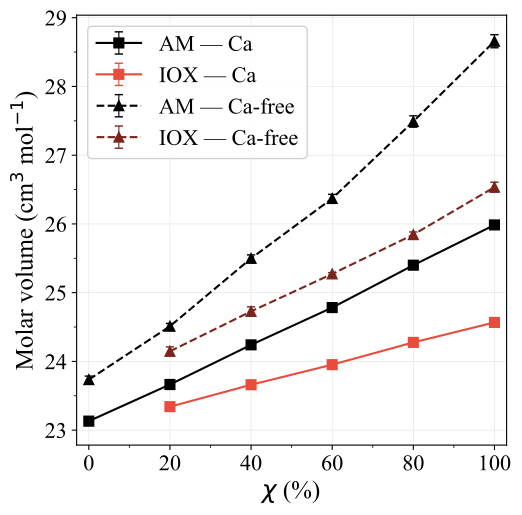

Recreate this plot in Python.
"""
fig_molar_volume_comparison.py
Molar volume vs x — As-melted y IEX1, comparación CaO vs Ca-free

Sistemas:
  CaO   : 75SiO2·(15-x)Na2O·xK2O·10CaO  — x = 0,1,3,6,9,12,15
  Ca-free: 75SiO2·(25-x)Na2O·xK2O        — x = 0,1,5,10,15,20,25

Convenciones de figura:
  AS-melted CaO   : negro, cuadrado, línea sólida
  AS-melted noCa  : negro, triángulo, línea discontinua
  IEX1 CaO        : rojo,  cuadrado, línea sólida
  IEX1 noCa       : rojo,  triángulo, línea discontinua
  box on, relación de aspecto 1:1, Times New Roman 14 pt
"""

import re
import numpy as np
import matplotlib.pyplot as plt
import matplotlib.ticker as ticker
from pathlib import Path

HERE    = Path(__file__).parent
BASE    = HERE.parent

# ── Rutas ─────────────────────────────────────────────────────────────────────

CAO_AM_LOGS   = BASE / "75SiO2_15-xNa2O_xK2O_10CaO" / "STAGE1_MELTQUENCH" / "logs"
CAO_AM_DATA   = BASE / "75SiO2_15-xNa2O_xK2O_10CaO" / "STAGE1_MELTQUENCH" / "data" / "asmelted_723K"
CAO_IEX1_LOGS = BASE / "75SiO2_15-xNa2O_xK2O_10CaO" / "STAGE3_IEX_PROTO1" / "logs"
CAO_IEX1_DATA = BASE / "75SiO2_15-xNa2O_xK2O_10CaO" / "STAGE3_IEX_PROTO1" / "data" / "iox1_723K"

NOCA_AM_LOGS   = BASE / "75SiO2_25-xNa2O_xK2O" / "STAGE1_MELTQUENCH" / "logs"
NOCA_AM_DATA   = BASE / "75SiO2_25-xNa2O_xK2O" / "STAGE1_MELTQUENCH" / "data" / "asmelted_723K"
NOCA_IEX1_LOGS = BASE / "75SiO2_25-xNa2O_xK2O" / "STAGE3_IEX_PROTO1" / "logs"
NOCA_IEX1_DATA = BASE / "75SiO2_25-xNa2O_xK2O" / "STAGE3_IEX_PROTO1" / "data" / "iox1_723K"

NA     = 6.02214076e23
N_MOLS = 5000

X_CAO_AM   = np.array([0, 3, 6, 9, 12, 15])
X_CAO_IEX1 = np.array([3, 6, 9, 12, 15])
X_NOCA_AM   = np.array([0, 5, 10, 15, 20, 25])
X_NOCA_IEX1 = np.array([5, 10, 15, 20, 25])

# Concentración relativa K2O/(Na2O+K2O): CaO total alkali=15, Ca-free=25
XREL_CAO_AM   = X_CAO_AM   / 15.0
XREL_CAO_IEX1 = X_CAO_IEX1 / 15.0
XREL_NOCA_AM   = X_NOCA_AM   / 25.0
XREL_NOCA_IEX1 = X_NOCA_IEX1 / 25.0


# ── Helpers ───────────────────────────────────────────────────────────────────

def data_timestep(data_path):
    with open(data_path, encoding='utf-8', errors='replace') as fh:
        first = fh.readline()
    m = re.search(r'timestep\s*=\s*(\d+)', first)
    if m is None:
        raise ValueError(f"No timestep en cabecera: {data_path}")
    return int(m.group(1))


def log_vol_avg(log_path, cutoff_step, tail=200):
    vols = []
    with open(log_path, encoding='utf-8', errors='replace') as fh:
        for line in fh:
            parts = line.split()
            if len(parts) < 7:
                continue
            try:
                step = int(parts[0])
                vol  = float(parts[6])
            except ValueError:
                continue
            if step <= cutoff_step:
                vols.append(vol)
    if not vols:
        raise RuntimeError(f"Sin datos thermo ≤ step {cutoff_step} en {log_path}")
    return float(np.mean(vols[-tail:]))


def vm_from_log(log_path, data_path, tail=200):
    cutoff = data_timestep(data_path)
    V_avg  = log_vol_avg(log_path, cutoff, tail=tail)
    return V_avg * NA * 1e-24 / N_MOLS


def load_series(x_vals, log_dir, data_dir, log_tmpl, data_tmpl, tail):
    reps = np.array([
        [vm_from_log(log_dir / log_tmpl.format(x=x, r=r),
                     data_dir / data_tmpl.format(x=x, r=r),
                     tail=tail)
         for r in (1, 2, 3)]
        for x in x_vals
    ])
    return reps.mean(axis=1), reps.std(axis=1, ddof=1)


# ── Cargar datos ──────────────────────────────────────────────────────────────

print("Cargando datos CaO — AM...")
Vm_cao_am_m, Vm_cao_am_s = load_series(
    X_CAO_AM, CAO_AM_LOGS, CAO_AM_DATA,
    "stage1_x{x}_r{r}_PMMCS_rc8p0.lammps",
    "AsMelted_723K_x{x}_r{r}_PMMCS_rc8p0.data",
    tail=3)

print("Cargando datos CaO — IEX1...")
Vm_cao_iex1_m, Vm_cao_iex1_s = load_series(
    X_CAO_IEX1, CAO_IEX1_LOGS, CAO_IEX1_DATA,
    "stage3_xt{x}_r{r}_PMMCS_rc8p0.lammps",
    "IOX1_723K_xt{x}_r{r}_PMMCS_rc8p0.data",
    tail=200)

print("Cargando datos Ca-free — AM...")
Vm_noca_am_m, Vm_noca_am_s = load_series(
    X_NOCA_AM, NOCA_AM_LOGS, NOCA_AM_DATA,
    "stage1_x{x}_r{r}_PMMCS_rc8p0.lammps",
    "AsMelted_723K_x{x}_r{r}_PMMCS_rc8p0.data",
    tail=3)

print("Cargando datos Ca-free — IEX1...")
Vm_noca_iex1_m, Vm_noca_iex1_s = load_series(
    X_NOCA_IEX1, NOCA_IEX1_LOGS, NOCA_IEX1_DATA,
    "stage3_xt{x}_r{r}_PMMCS_rc8p0.lammps",
    "IOX1_723K_xt{x}_r{r}_PMMCS_rc8p0.data",
    tail=200)

# ── Tabla resumen ─────────────────────────────────────────────────────────────

print(f"\n{'x':>3}  {'Vm_AM CaO':>14}  {'±':>7}  {'Vm_AM noCa':>14}  {'±':>7}")
for i, x in enumerate(X_CAO_AM):
    if x in X_NOCA_AM:
        j = list(X_NOCA_AM).index(x)
        print(f"  {x:>2d}   {Vm_cao_am_m[i]:>14.4f}  {Vm_cao_am_s[i]:>7.4f}"
              f"  {Vm_noca_am_m[j]:>14.4f}  {Vm_noca_am_s[j]:>7.4f}")
    else:
        print(f"  {x:>2d}   {Vm_cao_am_m[i]:>14.4f}  {Vm_cao_am_s[i]:>7.4f}  {'—':>14}")

# ── Figura ────────────────────────────────────────────────────────────────────

import sys
sys.path.insert(0, str(HERE))
from paper_style import BOX, FS_LABEL, FS_TEXT, apply_rcparams, style_axes, relabel
apply_rcparams()

C_AM        = 'black'
C_IEX1      = '#e74c3c'   # rojo claro — CaO
C_IEX1_DARK = '#7b241c'   # rojo oscuro — Ca-free
KW = dict(ms=7, lw=1.5, capsize=3, capthick=1.0, elinewidth=0.8)

fig, ax = plt.subplots(figsize=(BOX, BOX))
ax.set_box_aspect(1)

# CaO (cuadrados, sólido)
ax.errorbar(XREL_CAO_AM,   Vm_cao_am_m,   yerr=Vm_cao_am_s,
            color=C_AM,   marker='s', ls='-',
            label=relabel('AM — 10CaO'),  zorder=3, **KW)
ax.errorbar(XREL_CAO_IEX1, Vm_cao_iex1_m, yerr=Vm_cao_iex1_s,
            color=C_IEX1, marker='s', ls='-',
            label=relabel('IEX1 — 10CaO'),  zorder=4, **KW)

# Ca-free (triángulos, discontinuo)
ax.errorbar(XREL_NOCA_AM,   Vm_noca_am_m,   yerr=Vm_noca_am_s,
            color=C_AM,   marker='^', ls='--',
            label=relabel('AM — Ca-free'),   zorder=3, **KW)
ax.errorbar(XREL_NOCA_IEX1, Vm_noca_iex1_m, yerr=Vm_noca_iex1_s,
            color=C_IEX1_DARK, marker='^', ls='--',
            label=relabel('IEX1 — Ca-free'), zorder=4, **KW)

ax.set_xlabel(r'$\chi$ (%)', fontsize=FS_LABEL)
ax.set_ylabel(r'Molar volume (cm$^3$ mol$^{-1}$)', fontsize=FS_LABEL)

ax.set_xlim(-0.03, 1.03)
ax.set_xticks([0.0, 0.2, 0.4, 0.6, 0.8, 1.0])
ax.xaxis.set_major_formatter(ticker.FuncFormatter(lambda v, _: f'{v*100:.0f}'))
ax.xaxis.set_minor_locator(ticker.AutoMinorLocator(2))
ax.yaxis.set_minor_locator(ticker.AutoMinorLocator(2))

ax.tick_params(labelsize=FS_TEXT, which='both')

for spine in ax.spines.values():
    spine.set_visible(True)
    spine.set_linewidth(0.8)

ax.grid(lw=0.35, color='#dddddd', zorder=0)

ax.legend(fontsize=FS_TEXT, frameon=True, framealpha=0.9,
          edgecolor='#cccccc', loc='best')

fig.tight_layout()
fig.savefig(HERE / 'fig_molar_volume_comparison.pdf', dpi=300, bbox_inches='tight')
fig.savefig(HERE / 'fig_molar_volume_comparison.png', dpi=150, bbox_inches='tight')
print(f"\nGuardado: {HERE / 'fig_molar_volume_comparison.pdf'}")
plt.close(fig)
